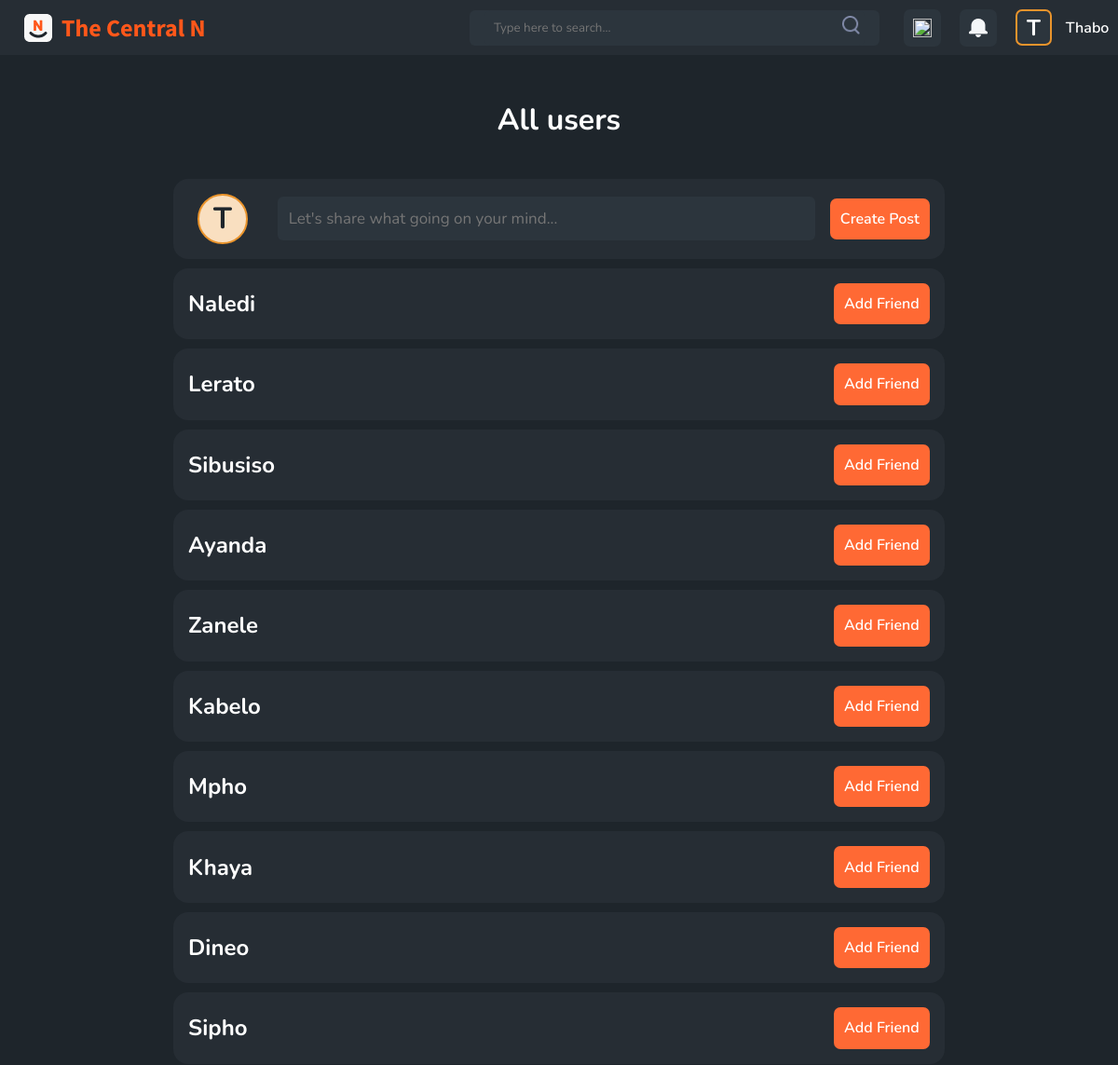
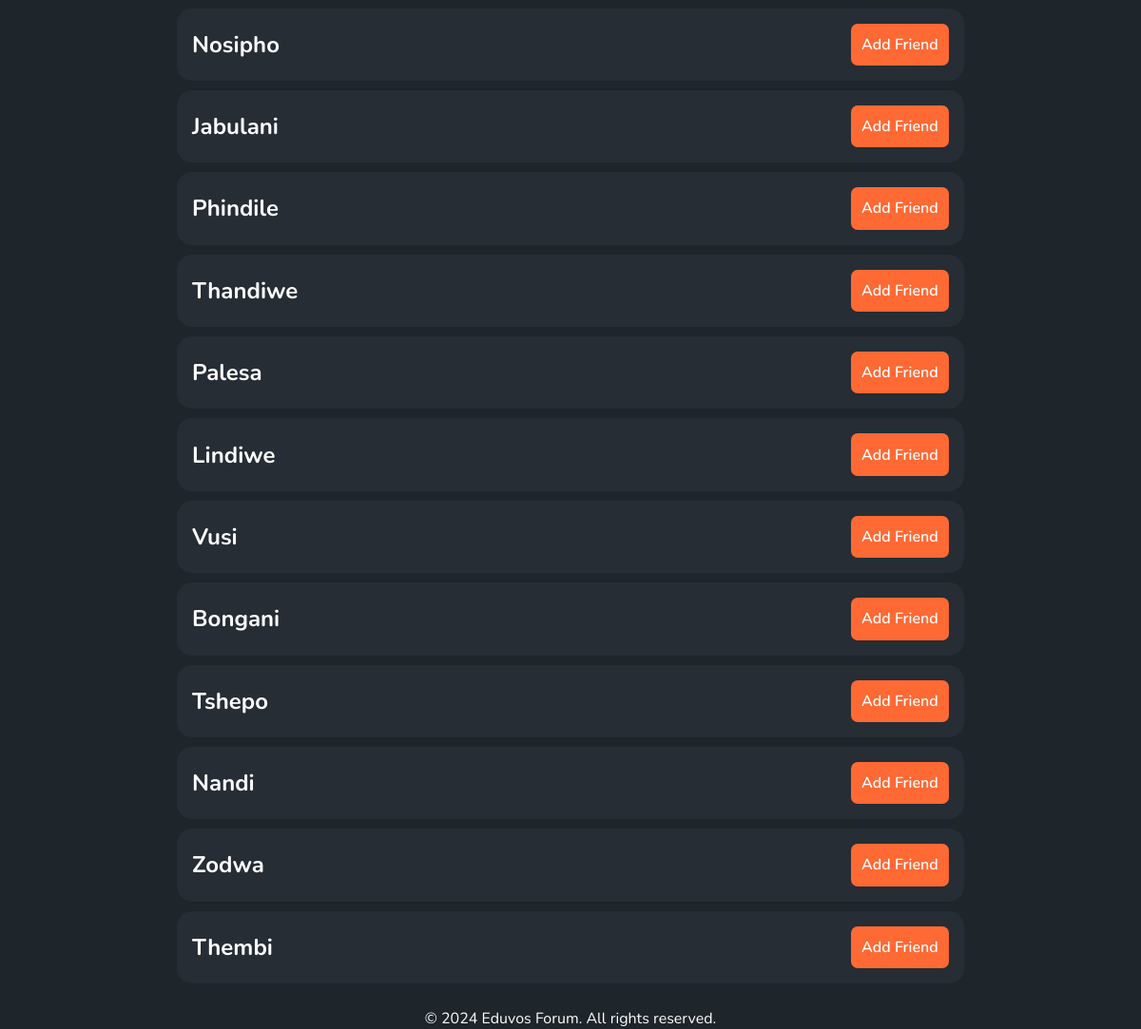
Screenshot of /users/index.php (signed in) with the database file from the repository (2 pictures, top to bottom).
### tables this page shows
CREATE TABLE Users (
    user_id INT AUTO_INCREMENT PRIMARY KEY,
    name VARCHAR(255) NOT NULL,
    surname VARCHAR(255) NOT NULL,
    gender VARCHAR(50) NOT NULL,
    dob DATE NOT NULL,
    email VARCHAR(255) NOT NULL UNIQUE,
    contact VARCHAR(20) NOT NULL,
    photo VARCHAR(255),
    password VARCHAR(255) NOT NULL,
    created_at TIMESTAMP DEFAULT CURRENT_TIMESTAMP
);

### assets/Utils/Utils.php (called while the page is built, shortened)
<?php
function getAllUsers() {
    try {
        $connection = DBUtils::getConnection();
        $sql = "SELECT * FROM Users";
        $stmt = $connection->prepare($sql);
        $stmt->execute();
        $users = $stmt->fetchAll(PDO::FETCH_ASSOC);
        return $users;
    } catch (PDOException $e) {
        echo 'Database Error: ' . $e->getMessage();
        return [];
    }
}
function checkFriendshipStatus($loggedInUserId, $userId) {
    $connection = DBUtils::getConnection();
    $sql = "SELECT status FROM Friends WHERE (user_id = :loggedInUserId AND friend_id = :userId) OR (user_id = :userId AND friend_id = :loggedInUserId)";
    $stmt = $connection->prepare($sql);
    $stmt->bindParam(':loggedInUserId', $loggedInUserId, PDO::PARAM_INT);
    $stmt->bindParam(':userId', $userId, PDO::PARAM_INT);
    $stmt->execute();
    return $stmt->fetch(PDO::FETCH_ASSOC);
}

### users/index.php (the view, shortened to what this page needs)
<?php
require_once '../assets/Utils/UserUtils.php';
require_once '../assets/Utils/Utils.php';
$loggedInUserId = $_SESSION['userId'];
$users = getAllUsers();
?>
<!DOCTYPE html>
<html lang="en">
<head>
  <link rel="stylesheet" href="/style.css">
  <link rel="stylesheet" href="/assets/fonts/vodafone/stylesheet.css">
  <link rel="stylesheet" href="/assets/fonts/source-sans-pro/stylesheet.css">
</head>
<body>
<header>
  <nav>
    <div class="logo">
      <img src="/assets/images/Logo.png" alt="">
    </div>
    <main>
      <div class="search">
        <form action="/posts" method="GET">
          <input type="text" name="searchterm" placeholder="Type here to search..." spellcheck="false" required>
          <button class="icon">
            <img src="/assets/icons/Search Icon.png" alt="Search">
          </button>
        </form>
      </div>
      <div class="right-info">
        <div class="message-icon icon">
          <img src="/assets/icons/message icon.png" alt="">
        </div>
        <div class="notification-icon icon">
          <img src="/assets/icons/notification none.png" alt="">
        </div>
        <div class="profile">
          <?php
            if (isset($_SESSION['userId'])) {
              echo UserUtils::createUserIcon($_SESSION['userId']);
              echo '<span>' . UserUtils::getUsernameFromId($_SESSION['userId']) . '</span>';
            } else {
              echo '<a href="Login" class="btn">Sign Up</a>';
            }
          ?>
        </div>
      </div>
    </main>
  </nav>
</header>
<main class="main-content" style="justify-content: center; align-items: center; flex-direction: column;">
  <h1 style="margin-block: 2rem;">All users</h1>
  <div class="main-container" style="align-items: center;">
    <div class="create-post container">
      <?php
        if (isset($_SESSION['name'])) {
          $name = $_SESSION['name'];
          echo '<div class="user-icon icon"><h1 style="color: #1E252B">' . strtoupper($name[0]) . '</h1></div>';
        } else {
          echo '<a href="Login" class="btn">Sign Up</a>';
        }
      ?>
      <form id="create">
        <input type="text" name="title" placeholder="Let's share what going on your mind...">
        <button>Create Post</button>
      </form>
    </div>
    <?php
      if (!empty($users)) {
          foreach ($users as $user) {
              if ($user['user_id'] != $loggedInUserId) {
                  $friendship = checkFriendshipStatus($loggedInUserId, $user['user_id']);
                  ?>
                  <div class="user">
                      <h2><?php echo UserUtils::getUsernameFromId($user['user_id']); ?></h2>
                      <form action="/friendActions.php" method="POST">
                          <?php if (!$friendship) { ?>
                              <button type="submit" name="action" value="add" class="btn">Add Friend</button>
                          <?php } elseif ($friendship['status'] == 'accepted') { ?>
                              <button type="submit" name="action" value="remove" class="btn">Remove Friend</button>
                          <?php } elseif ($friendship['status'] == 'pending') { ?>
                              <button type="submit" name="action" value="cancel" class="btn">Cancel Request</button>
                          <?php } ?>
                      </form>
                  </div>
                  <?php
              }
          }
      } else {
          echo '<p>No users found.</p>';
      }
      ?>
    </div>
</main>
<footer style="display: flex; justify-content: center;">
  <p>&copy; 2024 Eduvos Forum. All rights reserved.</p>
</footer>
</body>
</html>

### assets/Utils/UserUtils.php
<?php
class UserUtils {
    public static function getUsernameFromId($userId) {
        try {
            $connection = DBUtils::getConnection();
            $stmt = $connection->prepare("SELECT name FROM Users WHERE user_id = ?");
            $stmt->execute([$userId]);
            $user = $stmt->fetch();
            return $user['name'] ?? 'User';
        } catch (PDOException $e) {
            return 'Error retrieving username';
        }
    }
    public static function createUserIcon($userId) {
        try {
            $connection = DBUtils::getConnection();
            $stmt = $connection->prepare("SELECT name FROM Users WHERE user_id = ?");
            $stmt->execute([$userId]);
            $user = $stmt->fetch();
            $initial = strtoupper($user['name'][0]);
            return "<a href='/Profile' class='user-icon icon'><h1>{$initial}</h1></a>";
        } catch (PDOException $e) {
            return "<div class='user-icon icon'><h1>?</h1></div>";
        }
    }
}

### style.css (style rules this page uses)
body { background: #1E252B; }
* { color: white; font-family: 'SourceSansPro'; padding: 0; margin: 0; font-family: "Nunito", sans-serif; font-optical-sizing: auto; font-style: normal; }
header { background-color: #262D34; padding: .6rem; }
header nav { display: flex; align-items: center; justify-content: space-between; }
header nav main { display: flex; align-items: center; }
header .right-info { display: flex; align-items: center; }
.logo { font-size: 26px; font-weight: 700; margin-inline: 1rem; height: 38px; }
.search,.search form,.add-comment,.replyto-comment,.form-group input,.form-group textarea { padding: 0; border-radius: 6px; background: #2C353D; color: white; border: none; display: flex; align-items: center; margin-inline: 1rem; width: 440px; justify-content: space-between; }
.search input,.comment-input,.form-group input { background: none; outline: none; border: none; padding: 10px; }
.search button { background: none; outline: none; border: none; padding-right: 5px; }
header .icon img { width: 20px; height: 20px; }
header .right-info .icon { width: 40px; height: 40px; background-color: #2C353D; border-radius: 7px; margin-inline: 10px; display: flex; align-items: center; justify-content: center; }
.right-info .profile { display: flex; align-items: center; font-weight: 600; font-size: 16px; }
.right-info .profile .icon { border: 2px solid #EA942C; width: 35px; height: 35px; }
.main-content { display: flex; justify-content: space-between; padding: 1rem; }
.main-container { padding: 0 1rem; }
main .container { background: #262D34; padding: 1rem; border-radius: 1rem; margin-block: 10px; }
.container .icon { width: 40px; height: 40px; border-radius: 20%; display: flex; align-items: center; justify-content: center; background-color: #2C353D; margin-right: 10px; }
.create-post { display: flex; align-items: center; }
.create-post .user-icon { background: #F9DFC0; display: flex; align-items: center; justify-content: center; border-radius: 50%; padding: .3rem; margin-right: 1rem; }
.create-post input { border-radius: 6px; background: #2C353D; color: white; border: none; margin-inline: 1rem; width: 553px; outline: none; border: none; padding: 12px; font-size: 17px; }
.create-post form { display: flex; align-items: center; }
.create-post button { background: #FF6934; color: white; font-size: 16px; outline: none; border: none; border-radius: 7px; width: max-content; padding: .7rem; font-weight: 600; }
.btn { background: #FF6934; color: white; font-size: 16px; outline: none; border: none; border-radius: 7px; width: max-content; padding: .7rem; font-weight: 600; }
.profile { display: flex; gap: .3rem; }
body { position: relative; }
a { text-decoration: none; }

### users/index.php (style rules this page uses)
.user-icon { border: 2px solid #EA942C; width: 40px; height: 40px; background-color: #2C353D; border-radius: 7px; margin-inline: 10px; display: flex; align-items: center; justify-content: center; }
.user { background: #262D34; padding: 1rem; border-radius: 1rem; margin-block: 10px; display: flex; align-items: center; justify-content: space-between; }

### rows the page displays
users: name "T", name "Thabo"
users: UserUtils::getUsernameFromId($user['user_id']) "Naledi"
users: UserUtils::getUsernameFromId($user['user_id']) "Lerato"
users: UserUtils::getUsernameFromId($user['user_id']) "Sibusiso"
users: UserUtils::getUsernameFromId($user['user_id']) "Ayanda"
users: UserUtils::getUsernameFromId($user['user_id']) "Zanele"
users: UserUtils::getUsernameFromId($user['user_id']) "Kabelo"
users: UserUtils::getUsernameFromId($user['user_id']) "Mpho"
users: UserUtils::getUsernameFromId($user['user_id']) "Khaya"
users: UserUtils::getUsernameFromId($user['user_id']) "Dineo"
users: UserUtils::getUsernameFromId($user['user_id']) "Sipho"
users: UserUtils::getUsernameFromId($user['user_id']) "Nosipho"
users: UserUtils::getUsernameFromId($user['user_id']) "Jabulani"
users: UserUtils::getUsernameFromId($user['user_id']) "Phindile"
users: UserUtils::getUsernameFromId($user['user_id']) "Thandiwe"
users: UserUtils::getUsernameFromId($user['user_id']) "Palesa"
users: UserUtils::getUsernameFromId($user['user_id']) "Lindiwe"
users: UserUtils::getUsernameFromId($user['user_id']) "Vusi"
users: UserUtils::getUsernameFromId($user['user_id']) "Bongani"
users: UserUtils::getUsernameFromId($user['user_id']) "Tshepo"
users: UserUtils::getUsernameFromId($user['user_id']) "Nandi"
users: UserUtils::getUsernameFromId($user['user_id']) "Zodwa"
users: UserUtils::getUsernameFromId($user['user_id']) "Thembi"

### other values shown
$name[0] "T"
